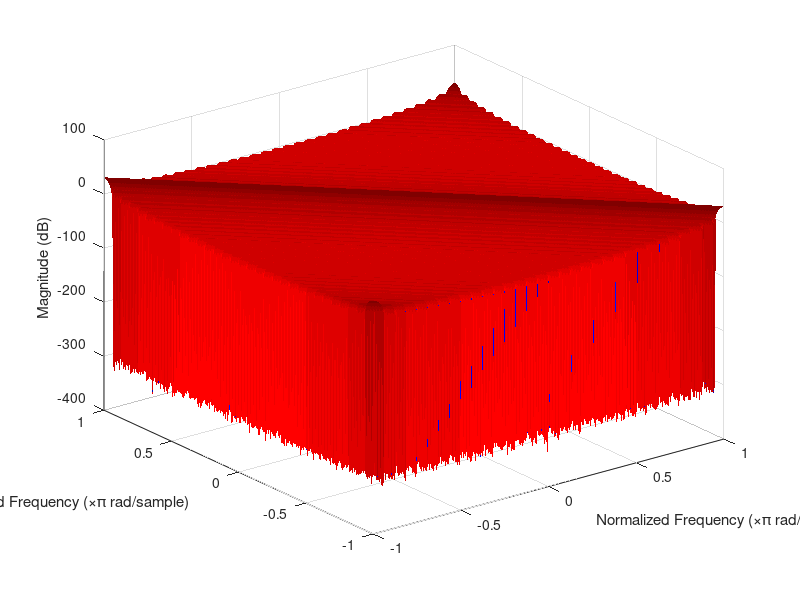

Here is the MATLAB script that generated this plot: (Note: this script raises an error after producing the figure.)
% Volterra MWSAF       Multi Structured Wavelet-domain Adaptive Filter Demo
% 
% by A. Castellani & S. Cornell [Universit� Politecnica delle Marche]

addpath '../../Common';             % Functions in Common folder
clear all;  
% close all;

%% Unidentified System parameters

NL_system.order = 2; 

M1 = 256; % length of first order volterra kernel
M2 = 32; % length of second order volterra kernel

NL_system.M = [M1, M2];

gains = [1, 1];
%NL_system = create_volterra_sys(order, M, gains, 'nlsys1'); 
ker1 = zeros(M1,1); 
ker1(1) = gains(2);
% ker2 = zeros(M2,M2); 
% ker2(1,1) = gains(2);
ker2 = gains(2).*eye(M2,M2); 

NL_system.Responses = {ker1, ker2};
    

%plot 2-D kernel 
if NL_system.order ==2
    
    figure;
    n_points = 1024;
    w = linspace(-1,1, n_points);
    res = fft2(NL_system.Responses{2}, n_points, n_points);
    surf(w, w, 20*log10(fftshift((abs(res)))), 'LineStyle', 'none');
%     surf([1:M2], [1:M2], NL_system.Responses{2}, 'LineStyle', 'none');
    colormap(jet);

    % Create zlabel
    zlabel('Magnitude (dB)');

    % Create ylabel
    ylabel('Normalized Frequency (\times\pi rad/sample)');
 
     % Create xlabel
    xlabel('Normalized Frequency (\times\pi rad/sample)');
 

    grid on;
       
end


% Adaptive filter parameters

mu = [0.1, 0.1];                 % Step sizes for different kernels 

level = [2];                  % Levels of Wavelet decomposition for different kernels
filters = 'db4';               % Set wavelet type for different kernels
DWT_flag = 0; 
Q = 0; 

% Run parameters
iter = 1.0*80000;                % Number of iterations



%%
tic;
% Adaptation process
fprintf('Wavelet type: %s, levels: %d, step size = %f \n', filters, level, mu);
[un,dn,vn] = GenerateResponses_Volterra(iter, NL_system ,sum(100*clock),1,40); %iter, b, seed, ARtype, SNR
% [un,dn,vn] = GenerateResponses_speech_Volterra(NL_system,'SpeechSample.mat');

% nonlinear model 


S = Volterra_Init(NL_system.M, mu, level, filters); 
% S = MWSAFinit(M,mu,level,filters,Q);


[en, S] = Volterra_2ord_adapt(un, dn, S);                

    

err_sqr = en.^2;
    
fprintf('Total time = %.3f mins \n',toc/60);

figure;         % Plot MSE
q = 0.99; MSE = filter((1-q),[1 -q],err_sqr);
hold on; plot((0:length(MSE)-1)/1024,10*log10(MSE));
axis([0 iter/1024 -60 10]);
xlabel('Number of iterations (\times 1024 input samples)'); 
ylabel('Mean-square error (with delay)'); grid on;
fprintf('MSE = %.2f dB\n', mean(10*log10(MSE(end-2048:end))))




% % linear model
% 
% M=256; 
% level =1; 
% filters = 'db2';
% mu = 0.1;
% 
% S = SWAFinit(M, mu, level, filters); 
% [en, S] = MWSAFadapt_DWT(un, dn, S); 
% 
% err_sqr = en.^2;
%     
% fprintf('Total time = %.3f mins \n',toc/60);
% 
% figure;         % Plot MSE
% q = 0.99; MSE = filter((1-q),[1 -q],err_sqr);
% hold on; plot((0:length(MSE)-1)/1024,10*log10(MSE));
% axis([0 iter/1024 -60 10]);
% xlabel('Number of iterations (\times 1024 input samples)'); 
% ylabel('Mean-square error (with delay)'); grid on;
% fprintf('MSE = %.2f dB\n', mean(10*log10(MSE(end-2048:end))))



% figure;                          % Plot misalignment
% hold on; plot((0:length(EML)-1)/1024,10*log10(EML));
% xlabel('Number of iterations (\times 1024 input samples)'); 
% ylabel('Misalignment (dB)');
% grid on;


% %% time domain parameters
% fs = 512; % samples per sec
% freq = 100; % frequency
% dt = 1/fs; 
% 
% %% impulse response
% delta = [1; zeros(fs-2-1,1)];
% figure; 
% subplot(2,1,1)
% stem(delta);
% title('Input Signal'); 
% % axis([0 10 -1.5 1.5])
% out_resp = SWAFtest_WAVPACK_v2(delta, S, Ovr); 
% subplot(2,1,2)
% stem(out_resp);
% title('Output Signal-Estimated System vs True');
% hold on; 
% real_resp = filter(b, 1, delta);
% stem(real_resp); 
% % axis([0 2*M -1.5 1.5])
% 
% %% sine test signal 
% amplitude = 1; 
% leng = 1;
% input_sine = amplitude*sin(2*pi*freq*(0:dt:leng-dt));
% 
% figure; 
% subplot(2,2,1)
% plot(input_sine);
% title('Input Signal'); 
% out_sine = SWAFtest_WAVPACK_v2(input_sine, S, Ovr); 
% subplot(2,2,2)
% plot(out_sine);
% title('Output Signal - Estimated System vs True');
% hold on; 
% real_sys = filter(b,1,input_sine);
% plot(real_sys); legend('Estim', 'True');
% 
% %% FFT 
% N = 2*fs;
% faxis = linspace(-fs/2,fs/2,N);
% 
% subplot(2, 2, 3);
% fft_true = abs(fft(input_sine, N)/N);
% plot(faxis, fftshift(fft_true)); 
% xlabel('Frequency');
% 
% subplot(2, 2, 4);
% fft_out_est = abs(fft(out_sine, N)/N);
% plot(faxis, fftshift(fft_out_est)); 
% xlabel('Frequency');
% hold on; 
% fft_out_true = abs(fft(real_sys,N)/N);
% plot(faxis, fftshift(fft_out_true));
